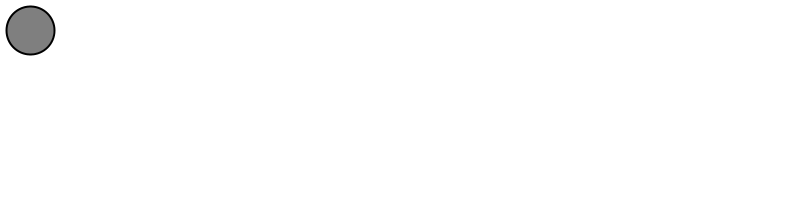
Frame 1 (no input)
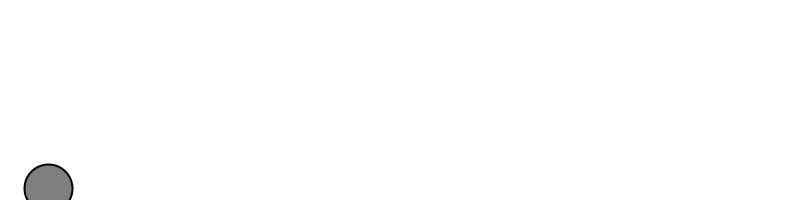
Frame 60 (the mouse pressed at the canvas centre just before this capture)
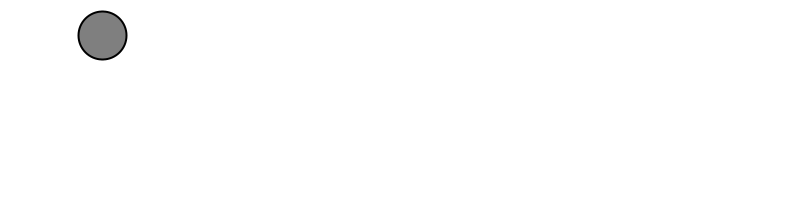
Frame 120 (the mouse held since frame 60 and released just before this capture)

The Processing sketch that drew these frames (run headless with seeded random() and noise(); from frame 60 on, the mouse is pressed at the canvas centre):

// Processing sketch: processing_88431
// ── processing_88431.pde

// The Nature of Code
// Daniel Shiffman
// http://natureofcode.com

Mover m;

void setup() {
  size(800,200);
  m = new Mover(); 
}

void draw() {
  background(255);

  PVector wind = new PVector(0.01,0);
  PVector gravity = new PVector(0,0.1);
  m.applyForce(wind);
  m.applyForce(gravity);


  m.update();
  m.display();
  m.checkEdges();

}




// The Nature of Code
// Daniel Shiffman
// http://natureofcode.com

class Mover {

  PVector location;
  PVector velocity;
  PVector acceleration;
  float mass;

  Mover() {
    location = new PVector(30,30);
    velocity = new PVector(0,0);
    acceleration = new PVector(0,0);
    mass = 1;
  }
  
  void applyForce(PVector force) {
    PVector f = PVector.div(force,mass);
    acceleration.add(f);
  }
  
  void update() {
    velocity.add(acceleration);
    location.add(velocity);
    acceleration.mult(0);
  }

  void display() {
    stroke(0);
    strokeWeight(2);
    fill(127);
    ellipse(location.x,location.y,48,48);
  }

  void checkEdges() {

    if (location.x > width) {
      location.x = width;
      velocity.x *= -1;
    } else if (location.x < 0) {
      velocity.x *= -1;
      location.x = 0;
    }

    if (location.y > height) {
      velocity.y *= -1;
      location.y = height;
    }

  }

}
